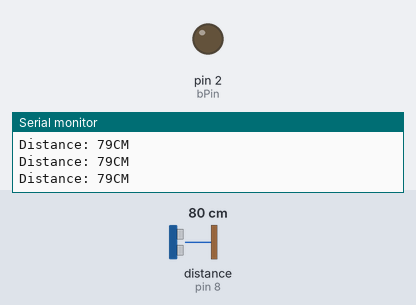
Recording of a sketch running on a simulated Arduino Uno, built with avr-gcc and run on an emulated ATmega328P. Parts: output pins drawn as LEDs (lit = HIGH), the last lines printed to the serial monitor. Wiring (inferred from the names in the program): ultrasonic range finder: trigger pin 5; echo pin 8. The test bench sets the inputs (shaded band); at power-on: distance to the obstacle (sensor on pin 8) 80 cm. The echo pulse lasts 58.3 µs per cm; pins used as bus, display or sensor lines are not drawn.

Above: at 1.2 s.
1.3 s: distance to the obstacle (sensor on pin 8) set to 13 cm
4.3 s: distance to the obstacle (sensor on pin 8) set to 10 cm
At 5.1 s:
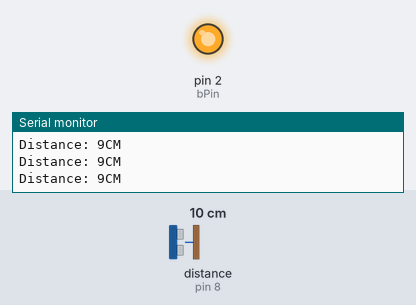
5.8 s: distance to the obstacle (sensor on pin 8) set to 120 cm
At 6.3 s:
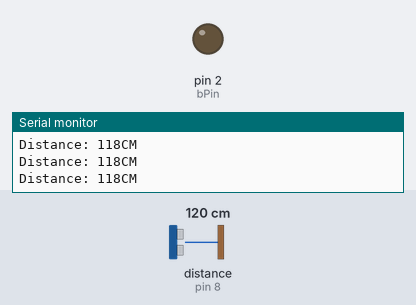
8.8 s: distance to the obstacle (sensor on pin 8) set to 2 cm
At 9.8 s:
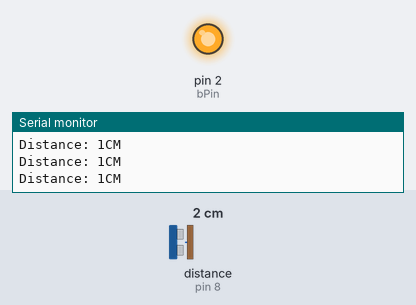
Timing chart, 0 to 11.3 s (numbered marks = the images above; inputs shaded):
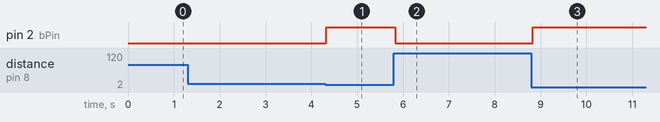

The sketch:

sonicv2.ino
```cpp
const int trigPin = 5;
const int echoPin = 8;
const int bPin = 2;

long duration;
int distance;

void setup() {
  pinMode(bPin, OUTPUT);
  pinMode(trigPin, OUTPUT);
  pinMode(echoPin, INPUT);
  Serial.begin(9600);
}

void loop() {
  digitalWrite(trigPin, LOW);
  delayMicroseconds(2);
  digitalWrite(trigPin, HIGH);
  delayMicroseconds(10);
  digitalWrite(trigPin, LOW);
  duration = pulseIn(echoPin, HIGH);

  // Calculating the distance in cm
  distance = duration * 0.034 / 2;

  Serial.print("Distance: ");
  Serial.print(distance);
  Serial.print("CM");
  Serial.println("");
  if(distance <= 10){
    digitalWrite(bPin, HIGH);

    }
    else{
      digitalWrite(bPin, LOW);
    }
}
```

Measured:
- the behaviour switches between 12 and 11 cm on distance to the obstacle (sensor on pin 8) (found by bisection; images 0 and 1)
- after the input at 4.3 s, pin 2 (bPin): LOW → HIGH at once
- after the input at 5.8 s, pin 2 (bPin): HIGH → LOW at once
- after the input at 8.8 s, pin 2 (bPin): LOW → HIGH at once
